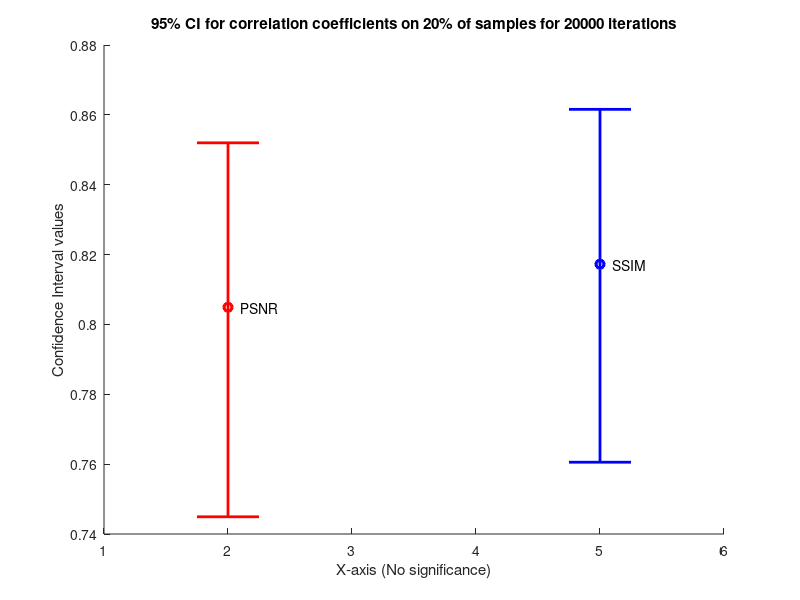

Write the MATLAB code that produced this figure.
% Author - Rajdeep Pinge
% Date 7th March, 2017

% Code to compare the two objective methods: PSNR and SSIM of measuring image quality
% using the help of their correlation factor with MOS subjective
% measurement taken from observers.

% Here the local correlation factors are computed for a large number of iterations 
% by taking 20% of the total samples each time, finding their correlation
% factors and then taking the mean as the correlation coefficient of the
% whole process. The CIs are found out and the results are compared with
% part 1

clear;
close all;

load('data_lab8');

mos_mat = MOS';
psnr_mat = PSNR';
ssim_mat = SSIM';

iterations = 20000;

% calculate total size
n = numel(mos_mat);

% calculate 20% size
n_20perc = ceil(0.2 * n);

% create matrices to store correlation coefficients in each iteration
r_psnr_arr = zeros(iterations, 1);
r_ssim_arr = zeros(iterations, 1);

% Iterate 20000 times to remove the effect of randomness
for i = 1:iterations
    
    % find samples randomly
    index_20perc = randperm(n, n_20perc);
    
    mos_vals = mos_mat(index_20perc);
    psnr_vals = psnr_mat(index_20perc);
    ssim_vals = ssim_mat(index_20perc);
    
    % find correlation coefficient for psnr
    r_psnr_arr(i) = corr(mos_vals, psnr_vals);

    % find correlation coefficient for ssim
    r_ssim_arr(i) = corr(mos_vals, ssim_vals);

end

% take mean of the stored values as the actual correlation coefficient
r_psnr = mean(r_psnr_arr);

r_ssim = mean(r_ssim_arr);

% use Fischer transformation
f_psnr = 0.5 * log( (1+r_psnr) / (1-r_psnr) );
f_ssim = 0.5 * log( (1+r_ssim) / (1-r_ssim) );

% generate CI of r for psnr for alpha = 0.05, df = 173
% NOTE: since underlying images on which the tests have been performed is
% same, the degree of freedom = n-1
t_0_975 = 1.974;        % alpha = 0.05, df = 173

% find bounds of f value
f_lower_psnr = f_psnr - t_0_975 / sqrt(n_20perc-3);
f_upper_psnr = f_psnr + t_0_975 / sqrt(n_20perc-3);

% Find lower and upper bound for CI
r_lower_psnr = (exp(2*f_lower_psnr) - 1) / (exp(2*f_lower_psnr) + 1);
r_upper_psnr = (exp(2*f_upper_psnr) - 1) / (exp(2*f_upper_psnr) + 1);



% generate CI of r for ssim for alpha = 0.05, df = 173
t_0_975 = 1.974;        % alpha = 0.05, df = 173

% find bounds of f value
f_lower_ssim = f_ssim - t_0_975 / sqrt(n_20perc-3);
f_upper_ssim = f_ssim + t_0_975 / sqrt(n_20perc-3);

% Find lower and upper bound for CI
r_lower_ssim = (exp(2*f_lower_ssim) - 1) / (exp(2*f_lower_ssim) + 1);
r_upper_ssim = (exp(2*f_upper_ssim) - 1) / (exp(2*f_upper_ssim) + 1);


% plot CI of both for significance level = 0.05
figure
line([2-0.25,2+0.25],[r_upper_psnr, r_upper_psnr],[0,0],'LineStyle','-','Color','r','LineWidth',2);
line([2-0.25,2+0.25],[r_lower_psnr,r_lower_psnr],[0,0],'LineStyle','-','Color','r','LineWidth',2);
line([2,2],[r_lower_psnr,r_upper_psnr],[0,0],'LineStyle','-','Color','r','LineWidth',2);
hold on
plot([2,2], r_psnr, 'ro','LineWidth',2)
text(2+0.1,r_psnr,'PSNR')

line([5-0.25,5+0.25],[r_upper_ssim, r_upper_ssim],[0,0],'LineStyle','-','Color','b','LineWidth',2);
line([5-0.25,5+0.25],[r_lower_ssim,r_lower_ssim],[0,0],'LineStyle','-','Color','b','LineWidth',2);
line([5,5],[r_lower_ssim,r_upper_ssim],[0,0],'LineStyle','-','Color','b','LineWidth',2);
hold on
plot([5,5], r_ssim, 'bo','LineWidth',2)
text(5+0.1,r_ssim,'SSIM')
title('95% CI for correlation coefficients on 20% of samples for 20000 iterations')
xlabel('X-axis (No significance)')
ylabel('Confidence Interval values')
